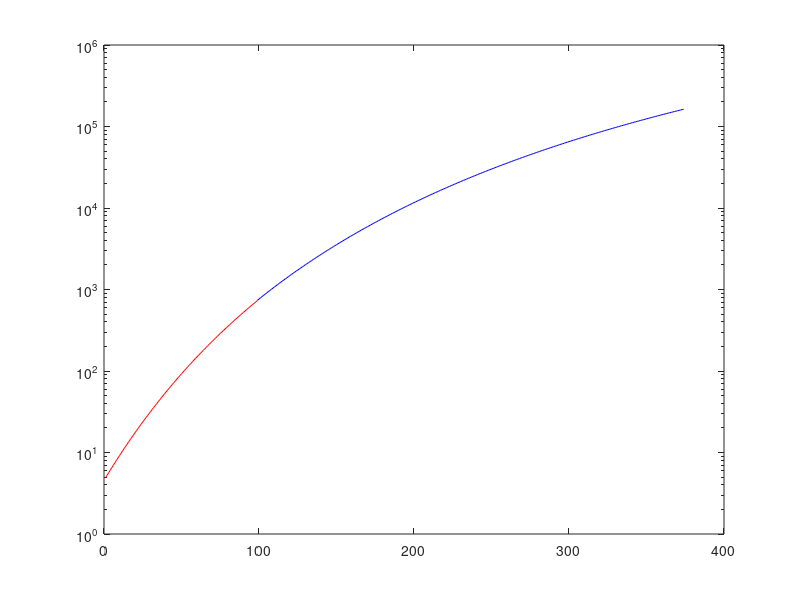

This chart was generated by the following MATLAB code: (Note: this script raises an error after producing the figure.)

%% Vapour Pressure of Water Calculation and Graphing
% This script calculates the vapour pressure of water at various temperatures
% log10(P) = A - B / (C + T), with T in degrees C and P in mmHg
% Author: Harrison Thomas, 2026

clear;
clc;
close all;

T_LOW = 1:1:99;
T_HIGH = 99:1:374;

A_LOW = 8.07131;
B_LOW = 1730.63;
C_LOW = 233.426;

A_HIGH = 8.14019;
B_HIGH = 1810.94;
C_HIGH = 244.485;

P_ATM = 760;

P_LOW = 10.^(A_LOW - B_LOW ./ (C_LOW + T_LOW));
P_HIGH = 10.^(A_HIGH - B_HIGH ./ (C_HIGH + T_HIGH));

ONE_ATM_TEMP = interp1(P_HIGH, T_HIGH, P_ATM);

% Plotting Pressure against Temperature

semilogy(T_LOW, P_LOW, "r")
hold on
semilogy(T_HIGH, P_HIGH, "b")
yline(P_ATM, "g")
xline(ONE_ATM_TEMP, "g")
plot(ONE_ATM_TEMP, P_ATM, "x")

title("Pressure against Temperature for water Vapourisation")
ylabel("Pressure / mmHg")
xlabel("Temperature / °C")
legend("Water 1-99°C", "Water 100-374°C", "760 mmHg", "Temp at 760mmHg", "Location", "southeast")
xticks([0, 50, ONE_ATM_TEMP, 150, 200, 250, 300, 350])
ax = gca();
exportgraphics(ax, "VapourPressure.jpg")
